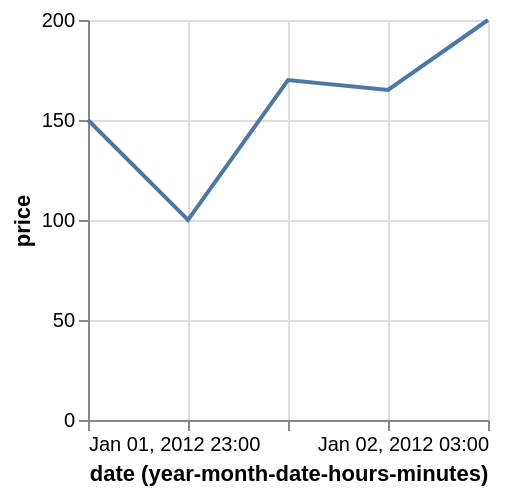

Here is the Vega-Lite specification saved for this chart:
### Vega specification from a JSON file in a GitHub repository (floating-point values rounded to 4 significant figures)
{"$schema": "https://vega.github.io/schema/vega/v5.json", "description": "Google's stock price over time.", "autosize": "pad", "padding": 5, "width": 200, "height": 200, "style": "cell", "data": [{"name": "source_0", "values": [{"date": "Sun, 01 Jan 2012 23:00:00", "price": 150}, {"date": "Sun, 02 Jan 2012 00:00:00", "price": 100}, {"date": "Sun, 02 Jan 2012 01:00:00", "price": 170}, {"date": "Sun, 02 Jan 2012 02:00:00", "price": 165}, {"date": "Sun, 02 Jan 2012 03:00:00", "price": 200}]}, {"name": "data_0", "source": "source_0", "transform": [{"type": "formula", "expr": "toDate(datum[\"date\"])", "as": "date"}, {"type": "formula", "as": "yearmonthdatehoursminutes_date", "expr": "datetime(year(datum[\"date\"]), month(datum[\"date\"]), date(datum[\"date\"]), hours(datum[\"date\"]), minutes(datum[\"date\"]), 0, 0)"}]}], "marks": [{"name": "marks", "type": "line", "style": ["line"], "sort": {"field": "datum[\"yearmonthdatehoursminutes_date\"]"}, "from": {"data": "data_0"}, "encode": {"update": {"stroke": {"value": "#4c78a8"}, "x": {"scale": "x", "field": "yearmonthdatehoursminutes_date"}, "y": {"scale": "y", "field": "price"}, "defined": {"signal": "datum[\"yearmonthdatehoursminutes_date\"] !== null && !isNaN(datum[\"yearmonthdatehoursminutes_date\"]) && datum[\"price\"] !== null && !isNaN(datum[\"price\"])"}}}}], "scales": [{"name": "x", "type": "utc", "domain": {"data": "data_0", "field": "yearmonthdatehoursminutes_date"}, "range": [0, {"signal": "width"}]}, {"name": "y", "type": "linear", "domain": {"data": "data_0", "field": "price"}, "range": [{"signal": "height"}, 0], "nice": true, "zero": true}], "axes": [{"scale": "x", "orient": "bottom", "gridScale": "y", "grid": true, "tickCount": {"signal": "ceil(width/40)"}, "domain": false, "labels": false, "maxExtent": 0, "minExtent": 0, "ticks": false, "zindex": 0}, {"scale": "y", "orient": "left", "gridScale": "x", "grid": true, "tickCount": {"signal": "ceil(height/40)"}, "domain": false, "labels": false, "maxExtent": 0, "minExtent": 0, "ticks": false, "zindex": 0}, {"scale": "x", "orient": "bottom", "grid": false, "title": "date (year-month-date-hours-minutes)", "labelFlush": true, "labelOverlap": true, "tickCount": {"signal": "ceil(width/40)"}, "encode": {"labels": {"update": {"text": {"signal": "utcFormat(datum.value, '%b %d, %Y %H:%M')"}}}}, "zindex": 0}, {"scale": "y", "orient": "left", "grid": false, "title": "price", "labelOverlap": true, "tickCount": {"signal": "ceil(height/40)"}, "zindex": 0}]}
